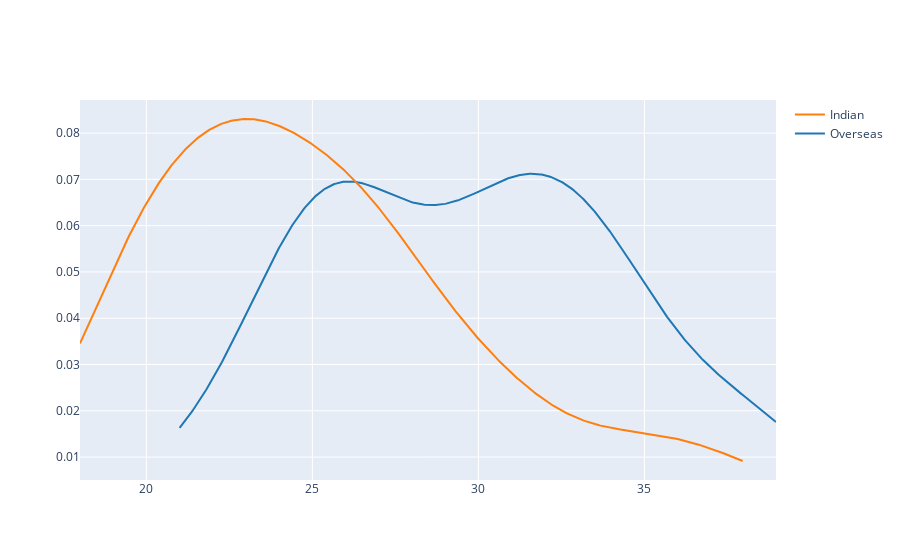

Here is the notebook cell this chart was saved with:
### Code cell
fig = ff.create_distplot(age_data,['Overseas','Indian'],show_hist=False,show_rug=False)
fig.show()

### Figure 1 — Plotly figure (JSON) as saved in the notebook; plotly's stock layout.template omitted (floating-point values rounded to 4 significant figures; data arrays with more than 128 entries replaced by an {"elided": "..."} marker saying what was removed)
{"data": [{"legendgroup": "Overseas", "marker": {"color": "rgb(31, 119, 180)"}, "mode": "lines", "name": "Overseas", "showlegend": true, "type": "scatter", "x": {"elided": "500 float values"}, "xaxis": "x", "y": {"elided": "500 float values"}, "yaxis": "y"}, {"legendgroup": "Indian", "marker": {"color": "rgb(255, 127, 14)"}, "mode": "lines", "name": "Indian", "showlegend": true, "type": "scatter", "x": {"elided": "500 float values"}, "xaxis": "x", "y": {"elided": "500 float values"}, "yaxis": "y"}], "layout": {"barmode": "overlay", "hovermode": "closest", "legend": {"traceorder": "reversed"}, "xaxis": {"anchor": "y2", "domain": [0, 1], "zeroline": false}, "yaxis": {"anchor": "free", "domain": [0, 1], "position": 0}}}
